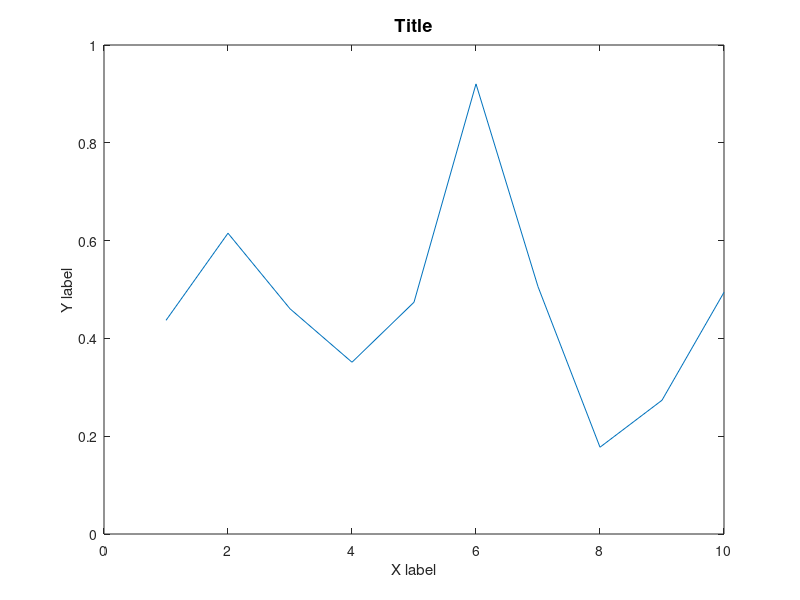

This figure's MATLAB source: (Note: this script raises an error after producing the figure.)
clear, clc, close all;

% Create figure
figure_handle = figure;
plot(1:10, rand(1, 10));
xlabel('X label');
ylabel('Y label');
title_text = 'Title';
title(title_text, 'FontSize', 13);

% Scale the figure
pos = get(gcf, 'Position');
scale = 0.7;
set(gcf, 'Position', [pos(1), pos(2), pos(3)*scale, pos(4)*scale]);

% Specify the folder name where the figure will be saved
folder_name = 'saved_figures';

% Specify the filename for the saved figure (without extension)
figure_name = 'figure_1';  

% Set the resolution for the exported figure (in DPI)
resolution = 300; 

% Call custom function to export the figure
export_graphics(figure_handle, folder_name, figure_name, resolution);